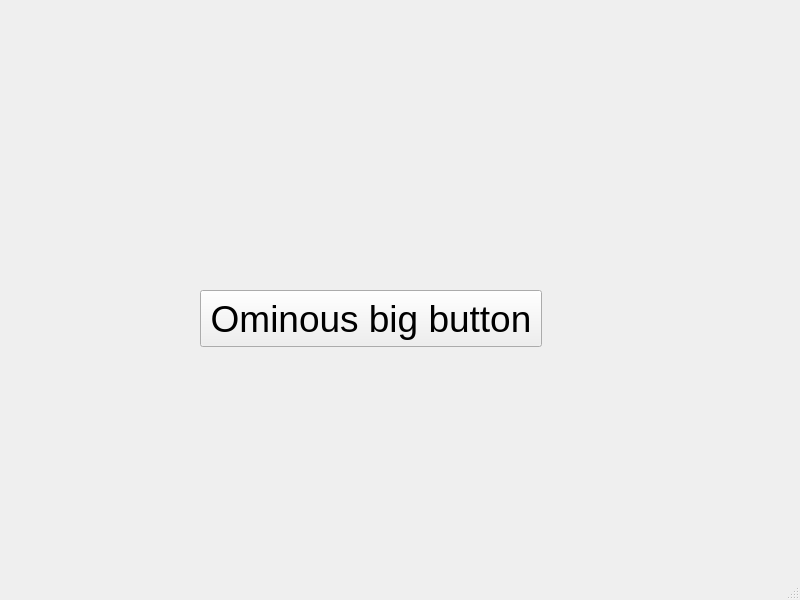
<?xml version="1.0" encoding="UTF-8"?>
<ui version="4.0">
 <class>MainWindow</class>
 <widget class="QMainWindow" name="MainWindow">
  <property name="geometry">
   <rect>
    <x>0</x>
    <y>0</y>
    <width>800</width>
    <height>600</height>
   </rect>
  </property>
  <property name="windowTitle">
   <string>MainWindow</string>
  </property>
  <widget class="QWidget" name="centralwidget">
   <widget class="QPushButton" name="pushButton">
    <property name="geometry">
     <rect>
      <x>200</x>
      <y>290</y>
      <width>342</width>
      <height>57</height>
     </rect>
    </property>
    <property name="font">
     <font>
      <pointsize>28</pointsize>
     </font>
    </property>
    <property name="text">
     <string>Ominous big button</string>
    </property>
   </widget>
   <widget class="QLabel" name="label">
    <property name="geometry">
     <rect>
      <x>70</x>
      <y>90</y>
      <width>591</width>
      <height>111</height>
     </rect>
    </property>
    <property name="font">
     <font>
      <pointsize>24</pointsize>
     </font>
    </property>
    <property name="text">
     <string/>
    </property>
   </widget>
  </widget>
  <widget class="QMenuBar" name="menubar">
   <property name="geometry">
    <rect>
     <x>0</x>
     <y>0</y>
     <width>800</width>
     <height>22</height>
    </rect>
   </property>
  </widget>
  <widget class="QStatusBar" name="statusbar"/>
 </widget>
 <resources/>
 <connections/>
</ui>
